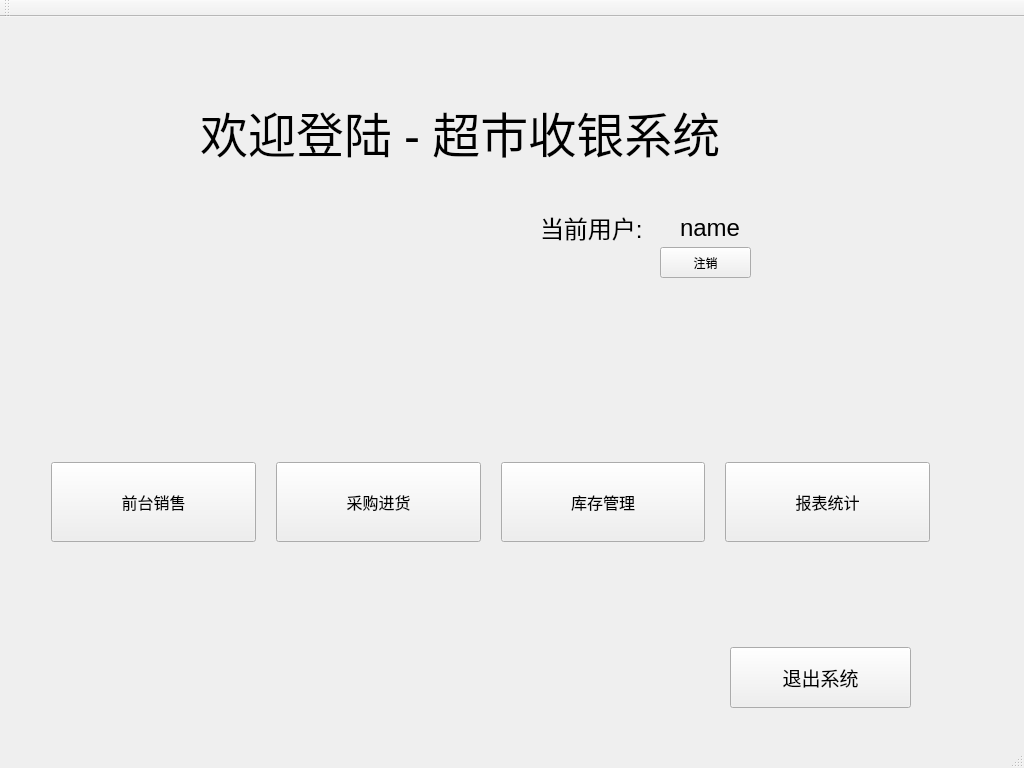
<?xml version="1.0" encoding="UTF-8"?>
<ui version="4.0">
 <class>MainWindow</class>
 <widget class="QMainWindow" name="MainWindow">
  <property name="geometry">
   <rect>
    <x>0</x>
    <y>0</y>
    <width>1024</width>
    <height>768</height>
   </rect>
  </property>
  <property name="minimumSize">
   <size>
    <width>1024</width>
    <height>768</height>
   </size>
  </property>
  <property name="windowTitle">
   <string>主页</string>
  </property>
  <widget class="QWidget" name="centralWidget">
   <widget class="QLabel" name="usernameLabel">
    <property name="geometry">
     <rect>
      <x>680</x>
      <y>190</y>
      <width>131</width>
      <height>41</height>
     </rect>
    </property>
    <property name="font">
     <font>
      <family>Arial</family>
      <pointsize>18</pointsize>
     </font>
    </property>
    <property name="text">
     <string>name</string>
    </property>
   </widget>
   <widget class="QLabel" name="label_2">
    <property name="geometry">
     <rect>
      <x>200</x>
      <y>80</y>
      <width>551</width>
      <height>71</height>
     </rect>
    </property>
    <property name="font">
     <font>
      <family>楷体</family>
      <pointsize>36</pointsize>
     </font>
    </property>
    <property name="text">
     <string>欢迎登陆 - 超市收银系统</string>
    </property>
   </widget>
   <widget class="QLabel" name="usernameLabel_2">
    <property name="geometry">
     <rect>
      <x>540</x>
      <y>190</y>
      <width>131</width>
      <height>41</height>
     </rect>
    </property>
    <property name="font">
     <font>
      <family>Arial</family>
      <pointsize>18</pointsize>
     </font>
    </property>
    <property name="text">
     <string>当前用户:</string>
    </property>
   </widget>
   <widget class="QWidget" name="horizontalLayoutWidget">
    <property name="geometry">
     <rect>
      <x>40</x>
      <y>420</y>
      <width>901</width>
      <height>131</height>
     </rect>
    </property>
    <layout class="QHBoxLayout" name="mainHorizontalLayout">
     <property name="spacing">
      <number>20</number>
     </property>
     <item>
      <widget class="QPushButton" name="toCashierButton">
       <property name="minimumSize">
        <size>
         <width>0</width>
         <height>80</height>
        </size>
       </property>
       <property name="font">
        <font>
         <family>Arial</family>
         <pointsize>12</pointsize>
        </font>
       </property>
       <property name="text">
        <string>前台销售</string>
       </property>
      </widget>
     </item>
     <item>
      <widget class="QPushButton" name="toStockButton">
       <property name="minimumSize">
        <size>
         <width>0</width>
         <height>80</height>
        </size>
       </property>
       <property name="font">
        <font>
         <family>Arial</family>
         <pointsize>12</pointsize>
        </font>
       </property>
       <property name="text">
        <string>采购进货</string>
       </property>
      </widget>
     </item>
     <item>
      <widget class="QPushButton" name="toInventoryManagementButton">
       <property name="minimumSize">
        <size>
         <width>0</width>
         <height>80</height>
        </size>
       </property>
       <property name="font">
        <font>
         <family>Arial</family>
         <pointsize>12</pointsize>
        </font>
       </property>
       <property name="text">
        <string>库存管理</string>
       </property>
      </widget>
     </item>
     <item>
      <widget class="QPushButton" name="toReportButton">
       <property name="minimumSize">
        <size>
         <width>0</width>
         <height>80</height>
        </size>
       </property>
       <property name="font">
        <font>
         <family>Arial</family>
         <pointsize>12</pointsize>
        </font>
       </property>
       <property name="text">
        <string>报表统计</string>
       </property>
      </widget>
     </item>
    </layout>
   </widget>
   <widget class="QPushButton" name="exitSystemButton">
    <property name="geometry">
     <rect>
      <x>730</x>
      <y>630</y>
      <width>181</width>
      <height>61</height>
     </rect>
    </property>
    <property name="font">
     <font>
      <family>Arial</family>
      <pointsize>14</pointsize>
     </font>
    </property>
    <property name="text">
     <string>退出系统</string>
    </property>
   </widget>
   <widget class="QPushButton" name="logoutButton">
    <property name="geometry">
     <rect>
      <x>660</x>
      <y>230</y>
      <width>91</width>
      <height>31</height>
     </rect>
    </property>
    <property name="text">
     <string>注销</string>
    </property>
   </widget>
  </widget>
  <widget class="QToolBar" name="mainToolBar">
   <attribute name="toolBarArea">
    <enum>TopToolBarArea</enum>
   </attribute>
   <attribute name="toolBarBreak">
    <bool>false</bool>
   </attribute>
  </widget>
  <widget class="QStatusBar" name="statusBar"/>
 </widget>
 <layoutdefault spacing="6" margin="11"/>
 <resources/>
 <connections/>
</ui>
